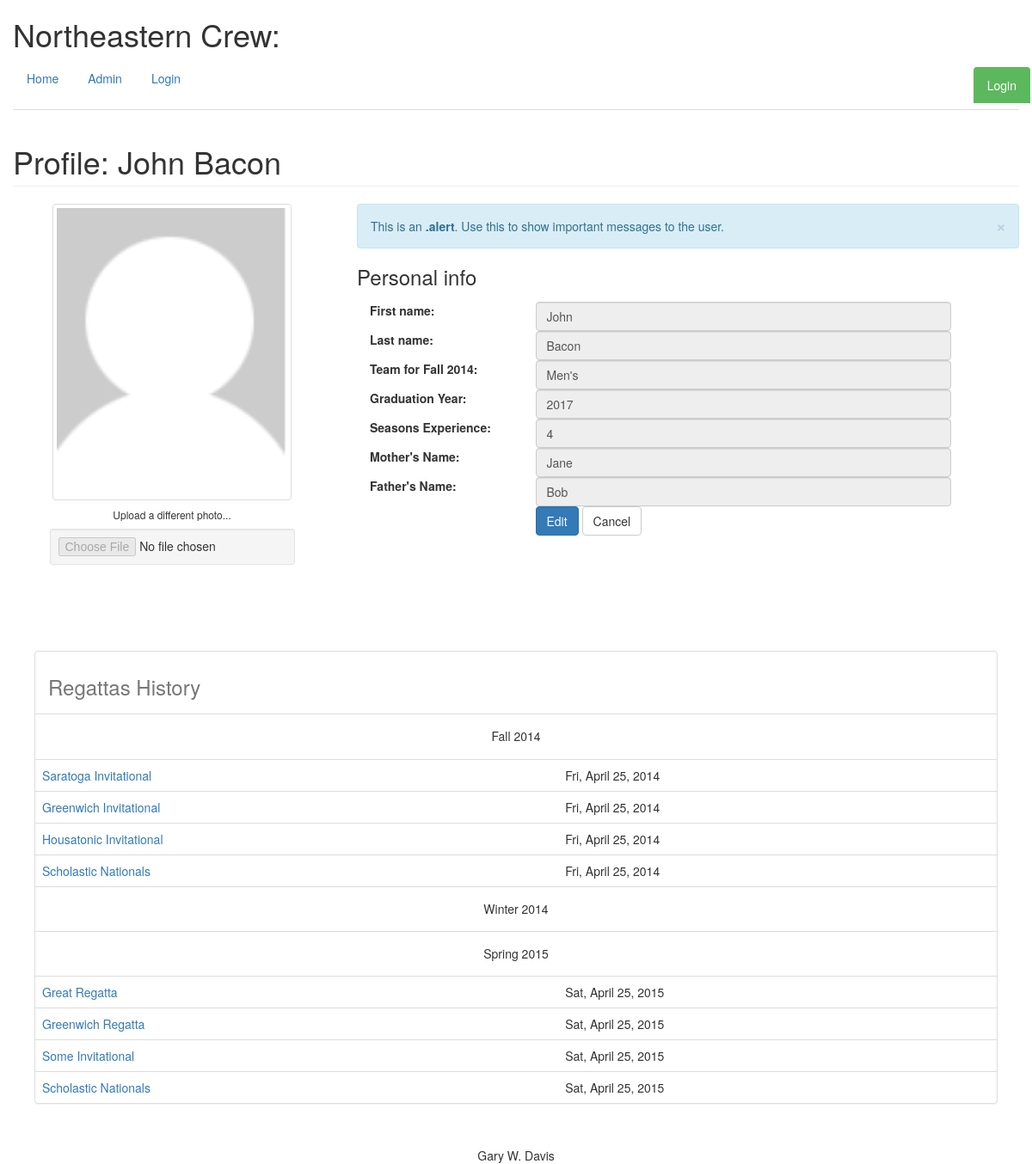
Page /rower/2/ on the committed database.
### database_setup.py (models this page shows, shortened)
class Rowers(Base):
    __tablename__ = 'rowers'
    id = Column(Integer, primary_key=True)
    fname = Column(String(60), nullable=False)
    lname = Column(String(60), nullable=False)
    photo = Column(String(60))
    gyear = Column(String(4))
    experience = Column(String(15))
    mother = Column(String(60))
    father = Column(String(60))
    season = relationship('Seasons', secondary='rowerseasons')
    regatta = relationship('Regattas', secondary='rowerregattas')
    team = relationship('Teams', secondary='rowerteams')

class Seasons(Base):
    __tablename__ = 'seasons'
    id = Column(Integer, primary_key=True)
    name = Column(String(30), unique=True, nullable=False)
    short = Column(String(15), unique=True)
    description = Column(String(120))
    rower = relationship('Rowers', secondary='rowerseasons')

class Teams(Base):
    __tablename__ = 'teams'
    id = Column(String(60), primary_key=True)
    name = Column(String(60), unique=True, nullable=False)
    rower = relationship('Rowers', secondary='rowerteams')

class Regattas(Base):
    __tablename__ = 'regattas'
    id = Column(Integer, primary_key=True)
    name = Column(String(250), nullable=False)
    season_id = Column(Integer, ForeignKey('seasons.id'), nullable=False)
    date = Column(DateTime)
    description = Column(String(250))
    weblink = Column(String(250))
    rower = relationship('Rowers', secondary='rowerregattas')
    season = relationship('Seasons')

### rowing.py (the view)
@app.route('/rower/<rower_id>/')
def showRower(rower_id):
    rower = db_helper.get_rower_from_rower_id(rower_id)
    current_season = db_helper.get_current_season()
    current_team = db_helper.get_current_season_teams_for_rower_id(rower_id)
    return render_template('rowerprofile.html', rower=rower,
                           currentseason=current_season,
                           currentteam=current_team)

### db_helper.py (called while the page is built)
def get_current_season():
    return session.query(Seasons).get(currentseason['season_id'])

def get_rower_from_rower_id(rower_id):
    return session.query(Rowers).get(rower_id)

def get_first(iterable, default=None):
    if iterable:
        for item in iterable:
            return item
    return default

def get_teams_for_rower_id_and_season_id(rower_id, season_id):
    rower = get_rower_from_rower_id(rower_id)
    current_team = get_first(rower.team)
    return current_team

def get_current_season_teams_for_rower_id(rower_id):
    season_id = get_current_season().id
    return get_teams_for_rower_id_and_season_id(rower_id, season_id)

### templates/rowerprofile.html (shortened to what this page needs)
{% extends "base.html" %}
{% block content %}
  <h1 class="page-header">Profile: {{rower.fname}} {{rower.lname}}</h1>
  <div class="row">
    <div class="col-md-4 col-sm-6 col-xs-12">
      <div class="text-center">
        <img src="{{ url_for('static',
              filename='images/' + rower.photo)}}" class="avatar img-rounded img-thumbnail" alt="avatar" width="75%">
        <h6>Upload a different photo...</h6>
        <input type="file" class="text-center center-block well well-sm" disabled="">
      </div>
    </div>
    <div class="col-md-8 col-sm-6 col-xs-12 personal-info">
      <div class="alert alert-info alert-dismissable">
        <a class="panel-close close" data-dismiss="alert">×</a>
        This is an <strong>.alert</strong>. Use this to show important messages to the user.
      </div>
      <h3>Personal info</h3>
      <form class="form-compact" role="form">
        <div class="form-group">
          <label class="col-lg-3 control-label">First name:</label>
          <div class="col-lg-8">
            <input class="form-control" value="{{rower.fname}}" type="text" disabled>
          </div>
        </div>
        <div class="form-group">
          <label class="col-lg-3 control-label">Last name:</label>
          <div class="col-lg-8">
            <input class="form-control" value="{{rower.lname}}" type="text" disabled>
          </div>
        </div>
        <div class="form-group">
          <label class="col-lg-3 control-label">Team for {{currentseason.name}}:</label>
          <div class="col-lg-8">
            <input class="form-control" value="{{currentteam.name}}" type="text" disabled>
          </div>
        </div>
        <div class="form-group">
          <label class="col-lg-3 control-label">Graduation Year:</label>
          <div class="col-lg-8">
            <input class="form-control" value="{{rower.gyear}}" type="text" disabled>
          </div>
        </div>
        <div class="form-group">
          <label class="col-lg-3 control-label">Seasons Experience:</label>
          <div class="col-lg-8">
            <input class="form-control" value="{{rower.experience}}" type="text" disabled>
          </div>
        </div>
        <div class="form-group">
          <label class="col-lg-3 control-label">Mother's Name:</label>
          <div class="col-lg-8">
            <input class="form-control" value="{{rower.mother}}" type="text" disabled>
          </div>
        </div>
        <div class="form-group">
          <label class="col-lg-3 control-label">Father's Name:</label>
          <div class="col-lg-8">
            <input class="form-control" value="{{rower.father}}" type="text" disabled>
          </div>
        </div>
        <div class="form-group">
          <label class="col-md-3 control-label"></label>
          <div class="col-md-8">
            <a class="btn btn-primary" href="{{url_for('editRower', rower_id=rower.id)}}" role="button">Edit</a>
            <a class="btn btn-default" onclick="goBack()" role="button">Cancel</a>
          </div>
        </div>
      </form>
    </div>
  </div>
  <div class = "row" style="padding-top: 40px;">
    <div class="panel panel-default", style="margin:40px">
      <table class="table table-hover" >
        <caption> <h3>Regattas History</h3></caption>
        {% for s in rower.season %}
          <tr><td colspan="2" align="center"><h5>{{s.name}}</h5></td></tr>
          {% for r in rower.regatta if r.season_id == s.id %}
            <tr><td><a href='{{url_for('showRegatta',regatta_id=r.id)}}'>{{r.name}}</a></td><td>{{r.date.strftime('%a, %B %d, %Y')}}</td></tr>
          {% endfor %}
        {% endfor %}
      </table>
    </div>
  </div>
{% endblock %}

### rows in the picture
Rowers: fname "John", lname "Bacon", photo (picture), gyear "2017", experience "4", mother "Jane", father "Bob"
Seasons: name "Fall 2014"
Teams: name "Men's"
Regattas: name "Saratoga Invitational", date "Fri, April 25, 2014"
Regattas: name "Greenwich Invitational", date "Fri, April 25, 2014"
Regattas: name "Housatonic Invitational", date "Fri, April 25, 2014"
Regattas: name "Scholastic Nationals", date "Fri, April 25, 2014"
Seasons: name "Winter 2014"
Seasons: name "Spring 2015"
Regattas: name "Great Regatta", date "Sat, April 25, 2015"
Regattas: name "Greenwich Regatta", date "Sat, April 25, 2015"
Regattas: name "Some Invitational", date "Sat, April 25, 2015"
Regattas: name "Scholastic Nationals", date "Sat, April 25, 2015"
